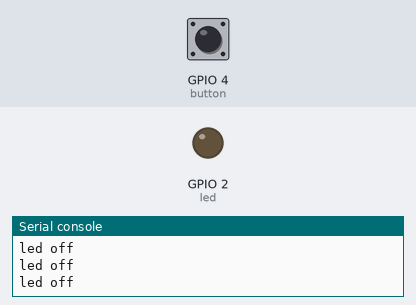
The program below on a simulated ESP32 board running MicroPython. On the bench: output pins drawn as LEDs (lit = HIGH), the last lines printed to the serial console. Inputs (shaded band) come from the test bench; at power-on: GPIO 4 (button) LOW.

Above: at 1.2 s.
1.3 s: GPIO 4 (button) pulled HIGH for 0.15 s
At 1.4 s:
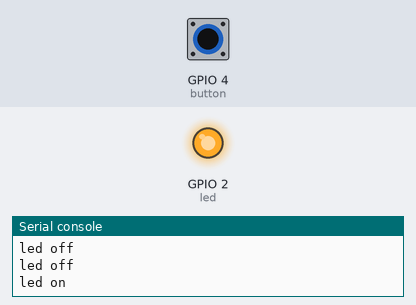
3.0 s: GPIO 4 (button) pulled HIGH for 3.2 s
At 7.3 s:
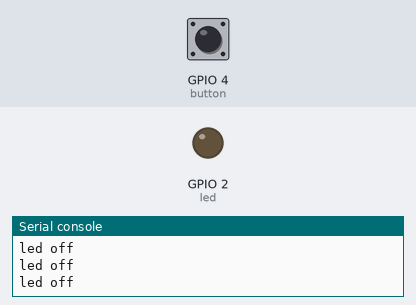
Timing chart, 0 to 8.8 s (numbered marks = the images above; inputs shaded):
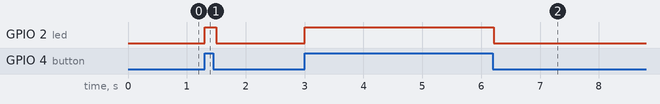

The program:

ESP32_push_button.py
```python
from machine import Pin
from time import sleep

led = Pin(2, Pin.OUT)
button = Pin(4, Pin.IN)

while True:
    button_state = button.value()
    if button_state == True:
        led.value(1)
        print("led on")
    else:
        led.value(0)
        print("led off")

    sleep(0.1)
```

Measured:
- after the input at 1.3 s, GPIO 2 (led): LOW → HIGH at once, → LOW 0.20 s later
- after the input at 3.0 s, GPIO 2 (led): LOW → HIGH at once, → LOW 3.2 s later
